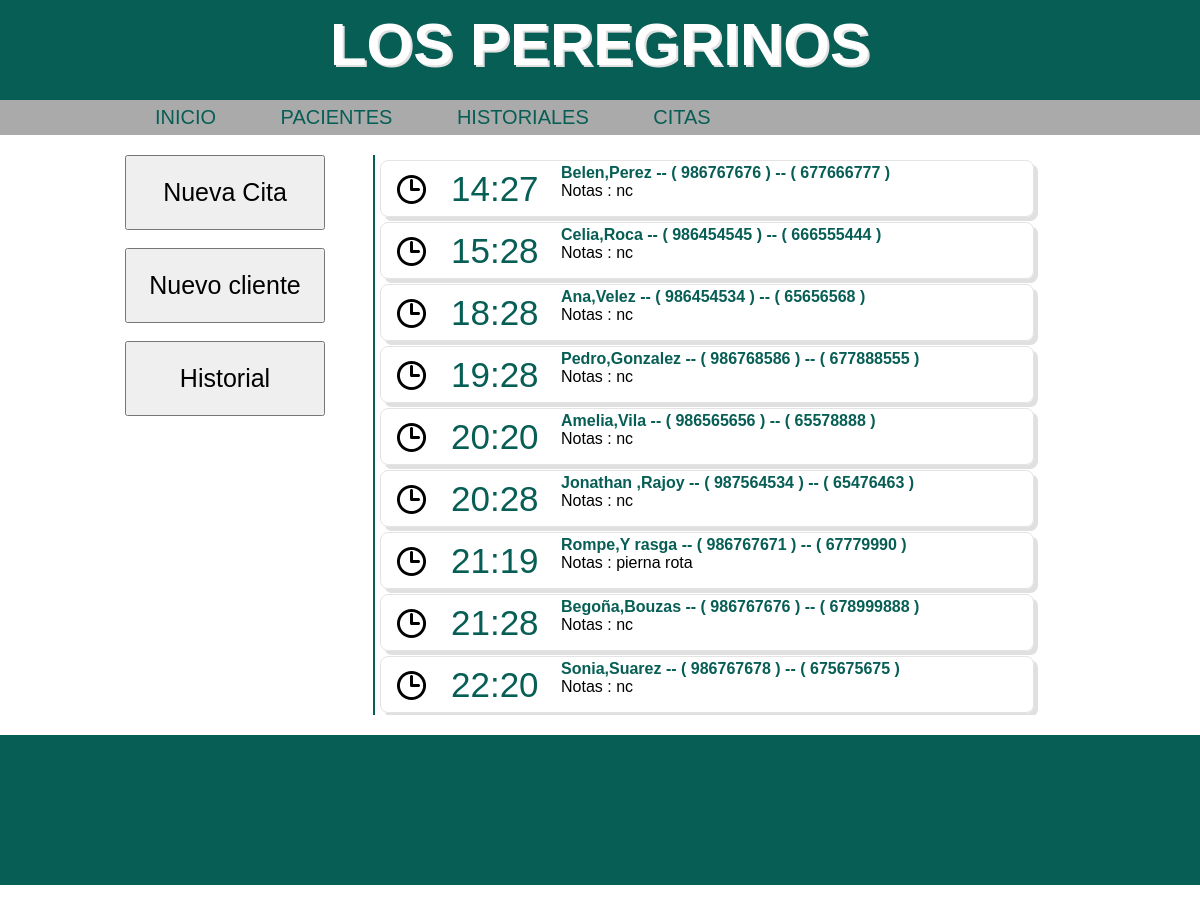
The app's page /index/ with its own data.
### clinica/models.py (models this page shows)
class citas(models.Model):
    fecha = models.DateTimeField(default=datetime.now, blank=True)
    cliente = models.ForeignKey(clientes, default=None, null=True, blank=True)
    observaciones = models.TextField()

class clientes(models.Model):
    nombre = models.CharField(max_length=75)
    apellidos = models.CharField(max_length=75)
    telefono =  models.PositiveIntegerField(null=True, blank=True)
    telefono2 = models.PositiveIntegerField(null=True, blank=True)
    antiguedad = models.DateTimeField(default=datetime.now, blank=True)
    fotografia = models.ImageField(upload_to='imagenes', blank=True)
    def __unicode__(self):
    	return self.nombre

### clinica/views.py (the view)
# urls.py: url(r'^index/', 'clinica.views.index', name = 'index'),
def index(request):
	mytime = datetime.strptime('2359','%H%M').time()
	final_dia = datetime.combine(datetime.today(), mytime)
	las_citas = citas.objects.filter(fecha__gte = datetime.now(), fecha__lte = final_dia).order_by('fecha')
	context = {'las_citas': las_citas }
	return render(request, 'clinica/index.html', context)

### templates/clinica/index.html
{% extends "base.html" %}
{%   load   staticfiles   %}
{% block elcss %}
<link   rel="stylesheet"   type="text/css"   href="{%   static  'clinica/css/index.css'   %}"   />
{% endblock %}
{% block content %}
<div id="index_cuerpo">
		<div id="index_esquerda">
			<a href="#"><button class="acceso_rapido">Nueva Cita</button></a>
			<br /><br />
			<a href="#"><button class="acceso_rapido">Nuevo cliente</button></a>
			<br /><br />
			<a href="#"><button class="acceso_rapido">Historial</button></a>
		</div>
		<div id="index_dereita">
		{% if las_citas %}
			{% for citas in las_citas %}
				<div id="box_cita">
					<div id="reloj_cita">
						<img src="/media/imagenes/clock.png">
					</div>
					<div id="hora_cita">
						<spam>{{ citas.fecha | date:"H:i"}}</spam>
					</div>
					<spam class="paciente">{{ citas.cliente | capfirst }},{{ citas.cliente.apellidos | capfirst}} -- ( {{citas.cliente.telefono}} ) -- ( {{citas.cliente.telefono2}} ) </spam>
					<br />
					<spam>Notas : {{ citas.observaciones }}</spam>
				</div>
			{% endfor %}
		{% else %}
			<p>SIN  CITAS</p>
		{% endif %}
		</div>
</div>
{% endblock %}

### static/css/base.css (style rules this page uses)
body { margin-top: 0px; margin-left: 0px; margin-right: 0px; margin-bottom: 0px; background-color : #FFF; font-family: Arial, Helvetica, sans-serif; }

### static/clinica/css/index.css (style rules this page uses)
#index_cuerpo { width: 950px; height: 600px; }
#index_esquerda { float:left; margin-top: 20px; margin-bottom: 20px; width: 248px; height: 560px; border-right: 2px solid #075E55; }
#index_dereita { float:left; margin-top: 20px; margin-bottom: 20px; width: 700px; height: 560px; overflow: auto; }
#box_cita { float:left; margin-top: 5px; margin-left: 5px; padding-top: 3px; width: 652px; height: 52px; border: 1px solid #e3e3e3; border-radius: 8px 8px 8px 8px; box-shadow: 4px 4px #e0e0e0; }
#reloj_cita { float: left; margin-left: 10px; margin-right: 10px; margin-top: 5px; margin-bottom: 5px; height: 40px; width: 40px; }
#hora_cita { float: left; margin-left: 10px; margin-right: 10px; margin-top: 5px; margin-bottom: 5px; height: 40px; width: 100px; font-size: 35px; color: #075E55; }
.paciente { color: #075E55; font-size: 16px; font-weight: bold; }
.acceso_rapido { width: 200px; height: 75px; font-size: 25px; }

### records on screen
citas: fecha "14:27", cliente "Belen", cliente.apellidos "Perez", cliente.telefono "986767676", cliente.telefono2 "677666777", observaciones "nc"
citas: fecha "15:28", cliente "Celia", cliente.apellidos "Roca", cliente.telefono "986454545", cliente.telefono2 "666555444", observaciones "nc"
citas: fecha "18:28", cliente "Ana", cliente.apellidos "Velez", cliente.telefono "986454534", cliente.telefono2 "65656568", observaciones "nc"
citas: fecha "19:28", cliente "Pedro", cliente.apellidos "Gonzalez", cliente.telefono "986768586", cliente.telefono2 "677888555", observaciones "nc"
citas: fecha "20:20", cliente "Amelia", cliente.apellidos "Vila", cliente.telefono "986565656", cliente.telefono2 "65578888", observaciones "nc"
citas: fecha "20:28", cliente "Jonathan", cliente.apellidos "Rajoy", cliente.telefono "987564534", cliente.telefono2 "65476463", observaciones "nc"
citas: fecha "21:19", cliente "Rompe", cliente.apellidos "Y rasga", cliente.telefono "986767671", cliente.telefono2 "67779990", observaciones "pierna rota"
citas: fecha "21:28", cliente "Begoña", cliente.apellidos "Bouzas", cliente.telefono "986767676", cliente.telefono2 "678999888", observaciones "nc"
citas: fecha "22:20", cliente "Sonia", cliente.apellidos "Suarez", cliente.telefono "986767678", cliente.telefono2 "675675675", observaciones "nc"
